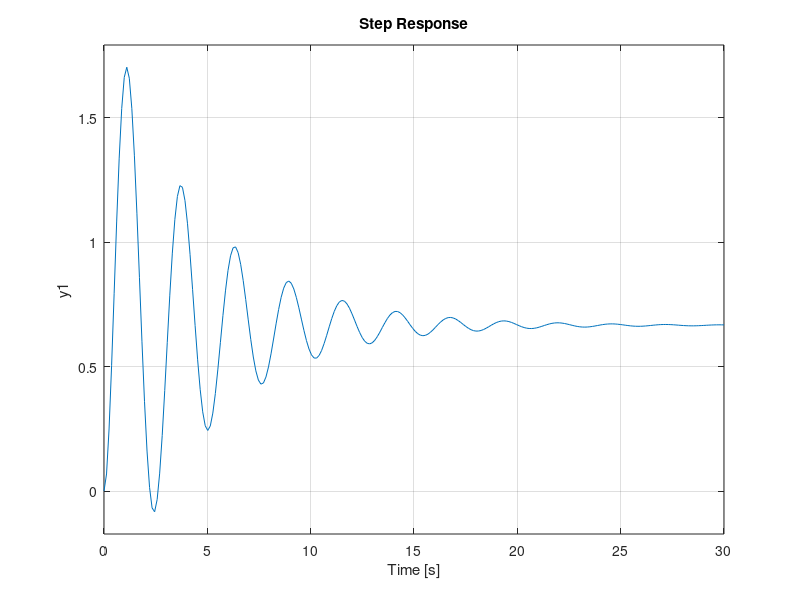
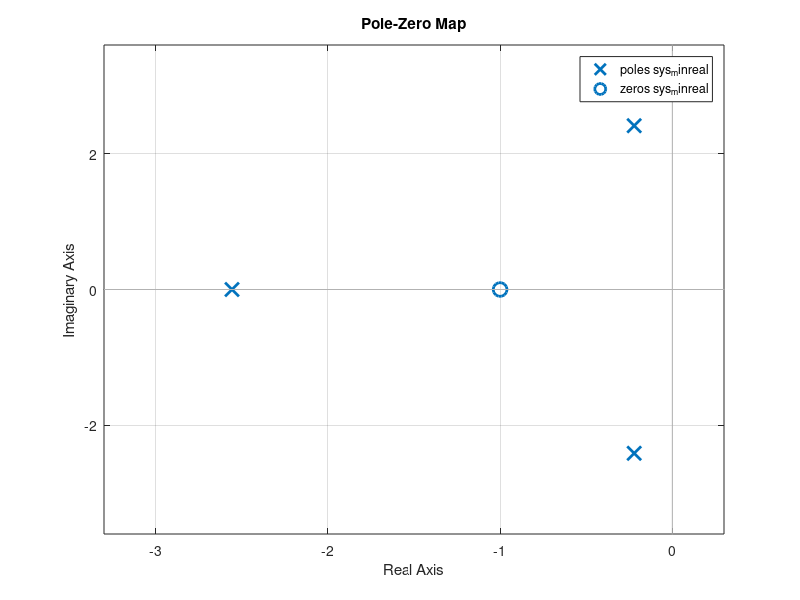

The MATLAB source for these figures, in order:
p = [ 1 3 4 2];
r = roots(p)
%% (3s²+2s+1)(s+4)
p1 = [3 2 1]; d = [1 4];
x = conv(p1, d); % multiplicação de dois polinômios

%% calculando o valor do polinomio p/ s = -5
valor = polyval(x, -5);

%% Representar função de transferência 1
num1 = 10; den1 = [1 2 5];
sys1 = tf(num1, den1);

%% Representar função de transferência 2
num2 = 1; den2 = [1 1];
sys2 = tf(num2, den2);

%% Representar função de transferência resultante (sys1 + sys2)

sys = sys1 + sys2

%% Determinação dos pólos e zeros da FT
pp = pole(sys)
zz = zero(sys)

%% Função transferencia
G = sys1 / sys2

%% redução dos diagramas de blovcos
syss = series(sys1, sys2)
sysp = parallel(sys1, sys2)

%% realimentação
sysf = feedback(sys1, sys2)

%% resposta transitória
figure(1)
step(sysf)

%% Cancelamento de fatores em comum
figure(2)
sys_minreal = minreal(sysf)
pzmap(sys_minreal)